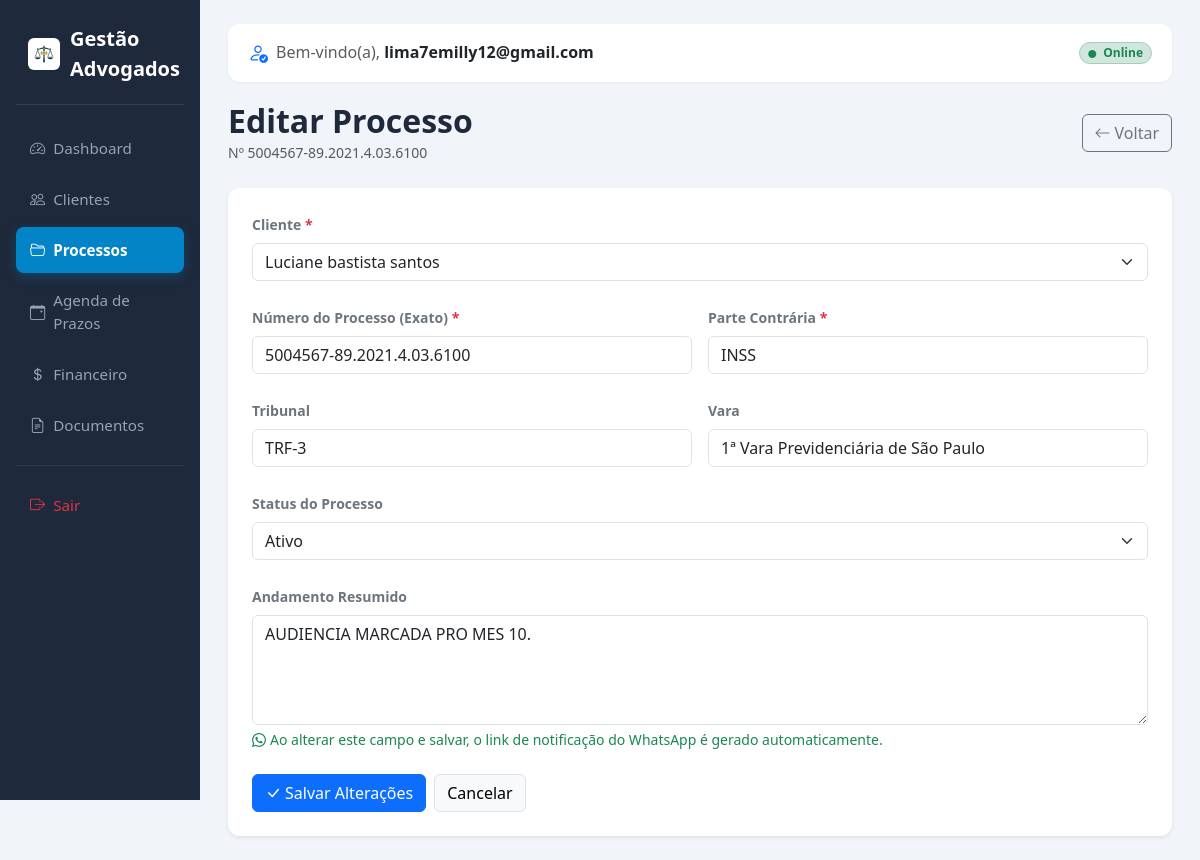
/processos/editar/6 (signed in), run on the app's committed database.
### tables this page shows
CREATE TABLE processos (
        id INTEGER PRIMARY KEY AUTOINCREMENT,
        cliente_id INTEGER NOT NULL,
        numero_processo TEXT NOT NULL UNIQUE,
        tribunal TEXT,
        vara TEXT,
        parte_contraria TEXT,
        status TEXT,
        andamento_resumido TEXT,
        created_at DATETIME DEFAULT CURRENT_TIMESTAMP, usuario_id INTEGER DEFAULT 1,
        FOREIGN KEY(cliente_id) REFERENCES clientes(id)
    );

CREATE TABLE clientes (
        id INTEGER PRIMARY KEY AUTOINCREMENT,
        nome TEXT NOT NULL,
        email TEXT,
        telefone TEXT,
        cpf_cnpj TEXT
    , observacao TEXT DEFAULT '', usuario_id INTEGER DEFAULT 1);

### app/controllers/ProcessoController.php (called while the page is built, shortened)
<?php
class ProcessoController {
    public function edit($id) {
        $pdo = getDB();
        $stmt = $pdo->prepare("SELECT * FROM processos WHERE id = ? AND usuario_id = ?");
        $stmt->execute([$id, $_SESSION["user_id"]]);
        $processo = $stmt->fetch();
        $stmt_c = $pdo->prepare("SELECT id, nome FROM clientes WHERE usuario_id = ? ORDER BY nome ASC");
        $stmt_c->execute([$_SESSION["user_id"]]);
        $clientes = $stmt_c->fetchAll();
        require 'app/views/layout.php';
    }
}

### app/views/processos/edit.php (the view, shortened to what this page needs)
<div class="d-flex justify-content-between align-items-center mb-4 flex-wrap gap-2">
    <div>
        <h2 class="mb-0 fw-bold">Editar Processo</h2>
        <span class="text-muted small">Nº <?= htmlspecialchars($processo['numero_processo']) ?></span>
    </div>
    <a href="<?= BASE_URL ?>/processos" class="btn btn-outline-secondary d-inline-flex align-items-center gap-1">
        <i class="bi bi-arrow-left"></i> Voltar
    </a>
</div>
<div class="card shadow-sm border-0">
    <div class="card-body p-3 p-md-4">
        <form method="POST" action="<?= BASE_URL ?>/processos/editar/<?= $processo['id'] ?>">
            <div class="row g-3">
                <div class="col-12 mb-2">
                    <label class="form-label fw-semibold small text-secondary">Cliente <span class="text-danger">*</span></label>
                    <select name="cliente_id" class="form-select" required>
                        <?php foreach($clientes as $cliente): ?>
                            <option value="<?= $cliente['id'] ?>" <?= $processo['cliente_id'] == $cliente['id'] ? 'selected' : '' ?>><?= htmlspecialchars($cliente['nome']) ?></option>
                        <?php endforeach; ?>
                    </select>
                </div>
                <div class="col-12 col-md-6 mb-2">
                    <label class="form-label fw-semibold small text-secondary">Número do Processo (Exato) <span class="text-danger">*</span></label>
                    <input type="text" name="numero_processo" class="form-control" required placeholder="0000000-00.0000.0.00.0000" value="<?= htmlspecialchars($processo['numero_processo']) ?>">
                </div>
                <div class="col-12 col-md-6 mb-2">
                    <label class="form-label fw-semibold small text-secondary">Parte Contrária <span class="text-danger">*</span></label>
                    <input type="text" name="parte_contraria" class="form-control" required value="<?= htmlspecialchars($processo['parte_contraria']) ?>">
                </div>
                <div class="col-12 col-md-6 mb-2">
                    <label class="form-label fw-semibold small text-secondary">Tribunal</label>
                    <input type="text" name="tribunal" class="form-control" placeholder="Ex: TJSP" value="<?= htmlspecialchars($processo['tribunal']) ?>">
                </div>
                <div class="col-12 col-md-6 mb-2">
                    <label class="form-label fw-semibold small text-secondary">Vara</label>
                    <input type="text" name="vara" class="form-control" placeholder="Ex: 1ª Vara Cível" value="<?= htmlspecialchars($processo['vara']) ?>">
                </div>
                <div class="col-12 mb-2">
                    <label class="form-label fw-semibold small text-secondary">Status do Processo</label>
                    <select name="status" class="form-select">
                        <option value="Ativo" <?= $processo['status'] == 'Ativo' ? 'selected' : '' ?>>Ativo</option>
                    </select>
                </div>
                <div class="col-12 mb-4">
                    <label class="form-label fw-semibold small text-secondary">Andamento Resumido</label>
                    <textarea name="andamento_resumido" class="form-control" rows="4" placeholder="Descreva de forma simples para o cliente..."><?= htmlspecialchars($processo['andamento_resumido'] ?? '') ?></textarea>
                    <div class="form-text text-success d-flex align-items-center gap-1 mt-1 small">
                        <i class="bi bi-whatsapp"></i> Ao alterar este campo e salvar, o link de notificação do WhatsApp é gerado automaticamente.
                    </div>
                </div>
            </div>
            <div class="d-flex flex-column flex-sm-row gap-2">
                <button type="submit" class="btn btn-primary d-inline-flex align-items-center justify-content-center gap-1">
                    <i class="bi bi-check-lg"></i> Salvar Alterações
                </button>
                <a href="<?= BASE_URL ?>/processos" class="btn btn-light border">Cancelar</a>
            </div>
        </form>
    </div>
</div>

### app/views/layout.php (style rules this page uses)
:root { --sidebar-bg: #1e293b; --sidebar-hover: #334155; --sidebar-active: #0284c7; --primary-accent: #0284c7; }
body { font-family: 'Segoe UI', system-ui, -apple-system, sans-serif; background-color: #f1f5f9; color: #1e293b; min-height: 100vh; }
.card { border-radius: 12px; border: 1px solid rgba(0,0,0,0.05); overflow: hidden; }

### data on the page
processos: numero_processo "5004567-89.2021.4.03.6100", cliente_id "Luciane bastista santos", parte_contraria "INSS", tribunal "TRF-3", vara "1ª Vara Previdenciária de São Paulo", status "Ativo", andamento_resumido "AUDIENCIA MARCADA PRO MES 10."

### other printed values
$_SESSION['email'] "lima7emilly12@gmail.com"
